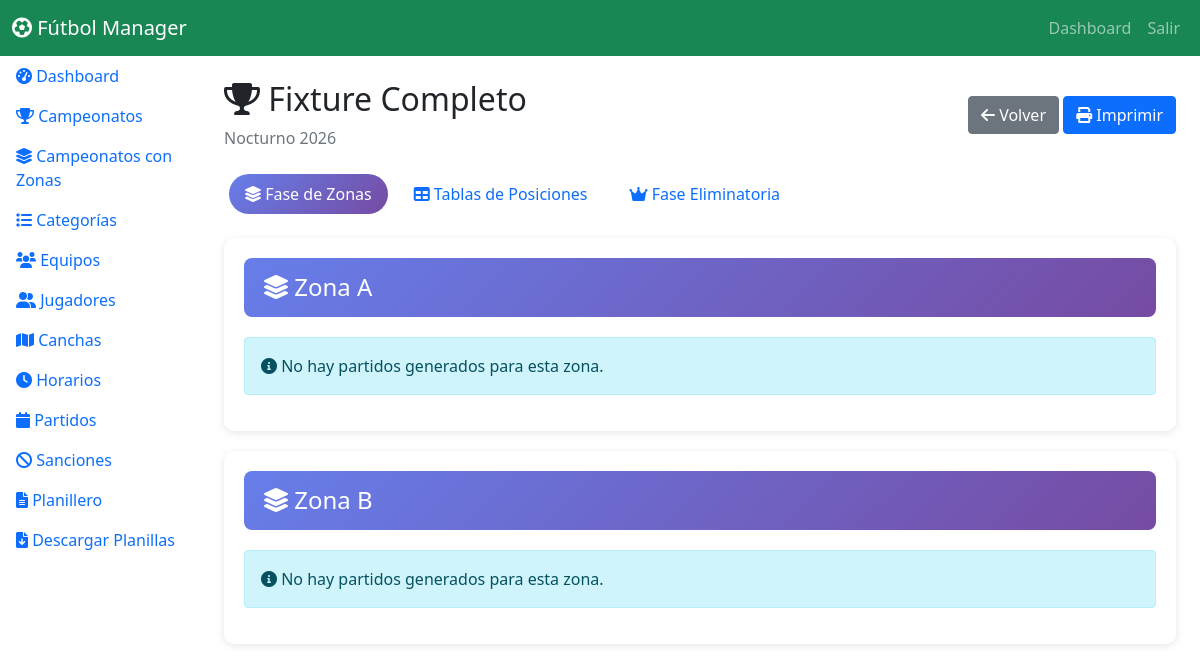
The page /admin/campeonatos_zonas_detalle.php?id=34 (signed in) on the database its author committed.
### tables this page shows
CREATE TABLE `campeonatos_formato` (
  `id` int(11) NOT NULL,
  `campeonato_id` int(11) NOT NULL,
  `tipo_formato` enum('zonas','eliminacion_directa','mixto') NOT NULL DEFAULT 'mixto',
  `cantidad_zonas` int(11) NOT NULL DEFAULT 2,
  `equipos_por_zona` int(11) NOT NULL DEFAULT 3,
  `equipos_clasifican` int(11) NOT NULL DEFAULT 4,
  `tipo_clasificacion` varchar(50) DEFAULT NULL COMMENT '1_primero, 2_primeros, 2_primeros_2_mejores_terceros, etc',
  `tiene_octavos` tinyint(1) DEFAULT 0,
  `tiene_cuartos` tinyint(1) DEFAULT 0,
  `tiene_semifinal` tinyint(1) DEFAULT 1,
  `tiene_tercer_puesto` tinyint(1) DEFAULT 1,
  `activo` tinyint(1) DEFAULT 1,
  `created_at` timestamp NULL DEFAULT current_timestamp(),
  `updated_at` timestamp NULL DEFAULT current_timestamp() ON UPDATE current_timestamp(),
  `categoria_id` int(11) DEFAULT NULL,
  `primeros_clasifican` int(11) NOT NULL DEFAULT 0 COMMENT 'Cantidad de primeros que clasifican (por zona)',
  `segundos_clasifican` int(11) NOT NULL DEFAULT 0 COMMENT 'Cantidad de segundos que clasifican',
  `terceros_clasifican` int(11) NOT NULL DEFAULT 0 COMMENT 'Cantidad de terceros que clasifican',
  `cuartos_clasifican` int(11) NOT NULL DEFAULT 0 COMMENT 'Cantidad de cuartos que clasifican',
  `empates_pendientes` tinyint(1) DEFAULT 0 COMMENT 'Indica si hay empates pendientes de resolución'
);

CREATE TABLE `campeonatos` (
  `id` int(11) NOT NULL,
  `nombre` varchar(100) NOT NULL,
  `descripcion` text DEFAULT NULL,
  `fecha_inicio` date NOT NULL,
  `fecha_fin` date DEFAULT NULL,
  `activo` tinyint(1) DEFAULT 1,
  `es_torneo_nocturno` tinyint(1) DEFAULT 0 COMMENT 'Indica si es un torneo nocturno (por zonas)',
  `tipo_campeonato` enum('largo','zonal') NOT NULL COMMENT 'Tipo de campeonato: largo (Apertura/Clausura) o zonal (Torneo Nocturno, etc.)',
  `created_at` timestamp NULL DEFAULT current_timestamp()
);

CREATE TABLE `zonas` (
  `id` int(11) NOT NULL,
  `formato_id` int(11) NOT NULL,
  `nombre` varchar(50) NOT NULL COMMENT 'Zona A, Zona B, etc',
  `orden` int(11) NOT NULL,
  `activa` tinyint(1) DEFAULT 1
);

### admin/include/desempate_functions.php (called while the page is built, shortened)
<?php
function calcularTablaPosicionesConDesempate($zona_id, $db) {
    $stmt = $db->prepare("
        SELECT
            e.id,
            e.nombre,
            e.logo,
            ez.puntos,
            ez.partidos_jugados,
            ez.partidos_ganados,
            ez.partidos_empatados,
            ez.partidos_perdidos,
            ez.goles_favor,
            ez.goles_contra,
            ez.diferencia_gol,
            COALESCE((
                SELECT
                    SUM(CASE WHEN ep.tipo_evento = 'amarilla' THEN 1 ELSE 0 END) * 1 +
                    SUM(CASE
                        WHEN ep.tipo_evento = 'roja' AND (ep.observaciones LIKE '%doble%amarilla%' OR ep.observaciones LIKE '%doble amarilla%')
                        THEN 3
                        WHEN ep.tipo_evento = 'roja' AND (ep.observaciones NOT LIKE '%doble%amarilla%' OR ep.observaciones IS NULL)
                        THEN 5
                        ELSE 0
                    END)
                FROM eventos_partido ep
                INNER JOIN jugadores j ON ep.jugador_id = j.id
                INNER JOIN partidos p ON ep.partido_id = p.id
                WHERE j.equipo_id = e.id
                AND p.zona_id = :zona_id_fp
                AND p.tipo_torneo = 'zona'
                AND ep.tipo_evento IN ('amarilla', 'roja')
            ), 0) as puntos_fairplay
        FROM equipos e
        INNER JOIN equipos_zonas ez ON e.id = ez.equipo_id
        WHERE ez.zona_id = :zona_id
        ORDER BY ez.posicion
    ");
    $stmt->bindValue(':zona_id', $zona_id, PDO::PARAM_INT);
    $stmt->bindValue(':zona_id_fp', $zona_id, PDO::PARAM_INT);
    $stmt->execute();
    $equipos = $stmt->fetchAll(PDO::FETCH_ASSOC);
    $equipos_ordenados = aplicarCriteriosDesempate($equipos, $zona_id, $db);
    return $equipos_ordenados;
}
function aplicarCriteriosDesempate($equipos, $zona_id, $db) {
    $grupos_por_puntos = [];
    foreach ($equipos as $equipo) {
        $puntos = $equipo['puntos'];
        if (!isset($grupos_por_puntos[$puntos])) {
            $grupos_por_puntos[$puntos] = [];
        }
        $grupos_por_puntos[$puntos][] = $equipo;
    }
    krsort($grupos_por_puntos);
    $resultado_final = [];
    foreach ($grupos_por_puntos as $puntos => $grupo) {
        if (count($grupo) == 1) {
            $resultado_final[] = $grupo[0];
        } else {
            $grupo_desempatado = desempatarGrupo($grupo, $zona_id, $db);
            foreach ($grupo_desempatado as $equipo) {
                $resultado_final[] = $equipo;
            }
        }
    }
    actualizarPosiciones($resultado_final, $zona_id, $db);
    return $resultado_final;
}
function actualizarPosiciones($equipos_ordenados, $zona_id, $db) {
    $stmt_formato = $db->prepare("
        SELECT
            cf.primeros_clasifican,
            cf.segundos_clasifican,
            cf.terceros_clasifican,
            cf.cuartos_clasifican
        FROM campeonatos_formato cf
        INNER JOIN zonas z ON cf.id = z.formato_id
        WHERE z.id = ?
    ");
    $stmt_formato->execute([$zona_id]);
    $formato = $stmt_formato->fetch(PDO::FETCH_ASSOC);
    return $equipos_ordenados;
}

### admin/campeonatos_zonas_detalle.php (the view, shortened to what this page needs)
<?php
require_once __DIR__ . '/../config.php';
require_once __DIR__ . '/includes/desempate_functions.php';
$db = Database::getInstance()->getConnection();
$formato_id = $_GET['id'] ?? null;
$stmt = $db->prepare("
    SELECT cf.*, c.nombre as campeonato_nombre
    FROM campeonatos_formato cf
    JOIN campeonatos c ON cf.campeonato_id = c.id
    WHERE cf.id = ?
");
$stmt->execute([$formato_id]);
$formato = $stmt->fetch();
$stmt = $db->prepare("SELECT * FROM zonas WHERE formato_id = ? ORDER BY orden");
$stmt->execute([$formato_id]);
$zonas = $stmt->fetchAll();
$partidos_por_zona = [];
foreach ($zonas as $zona) {
    $stmt = $db->prepare("
        SELECT pz.*,
               el.nombre as local_nombre, el.logo as local_logo,
               ev.nombre as visitante_nombre, ev.logo as visitante_logo,
               c.nombre as cancha_nombre
        FROM partidos_zona pz
        JOIN equipos el ON pz.equipo_local_id = el.id
        JOIN equipos ev ON pz.equipo_visitante_id = ev.id
        LEFT JOIN canchas c ON pz.cancha_id = c.id
        WHERE pz.zona_id = ?
        ORDER BY pz.fecha_numero, pz.fecha_partido, pz.hora_partido
    ");
    $stmt->execute([$zona['id']]);
    $partidos_por_zona[$zona['id']] = $stmt->fetchAll();
}
$tablas_por_zona = [];
foreach ($zonas as $zona) {
    $tablas_por_zona[$zona['id']] = calcularTablaPosicionesConDesempate($zona['id'], $db);
}
?>
<!DOCTYPE html>
<html lang="es">
<head>
    <link href="https://cdnjs.cloudflare.com/ajax/libs/bootstrap/5.1.3/css/bootstrap.min.css" rel="stylesheet">
    <link href="https://cdnjs.cloudflare.com/ajax/libs/font-awesome/6.0.0/css/all.min.css" rel="stylesheet">
    <link href="<?php echo SITE_URL; ?>assets/css/style.css" rel="stylesheet">
</head>
<body>
    <nav class="navbar navbar-expand-lg navbar-dark bg-success">
        <div class="container-fluid">
            <a class="navbar-brand" href="<?php echo SITE_URL; ?>">
                <i class="fas fa-futbol"></i> Fútbol Manager
            </a>
            <div class="navbar-nav ms-auto">
                <a class="nav-link" href="dashboard.php">Dashboard</a>
                <a class="nav-link" href="<?php echo SITE_URL; ?>logout.php">Salir</a>
            </div>
        </div>
    </nav>
    <div class="container-fluid">
        <div class="row">
            <div class="col-md-3 col-lg-2 p-0">
                <?php include __DIR__ . '/include/sidebar.php'; ?>
            </div>
            <div class="col-md-9 col-lg-10 p-4">
                <div class="d-flex justify-content-between align-items-center mb-4">
                    <div>
                        <h2><i class="fas fa-trophy"></i> Fixture Completo</h2>
                        <p class="text-muted mb-0"><?php echo htmlspecialchars($formato['campeonato_nombre']); ?></p>
                    </div>
                    <div>
                        <a href="campeonatos_zonas.php" class="btn btn-secondary">
                            <i class="fas fa-arrow-left"></i> Volver
                        </a>
                        <button class="btn btn-primary" onclick="window.print()">
                            <i class="fas fa-print"></i> Imprimir
                        </button>
                    </div>
                </div>
                <ul class="nav nav-pills mb-4" id="fixtureTabs" role="tablist">
                    <li class="nav-item" role="presentation">
                        <button class="nav-link active" id="zonas-tab" data-bs-toggle="pill"
                                data-bs-target="#zonas" type="button">
                            <i class="fas fa-layer-group"></i> Fase de Zonas
                        </button>
                    </li>
                    <li class="nav-item" role="presentation">
                        <button class="nav-link" id="tablas-tab" data-bs-toggle="pill"
                                data-bs-target="#tablas" type="button">
                            <i class="fas fa-table"></i> Tablas de Posiciones
                        </button>
                    </li>
                    <li class="nav-item" role="presentation">
                        <button class="nav-link" id="eliminatorias-tab" data-bs-toggle="pill"
                                data-bs-target="#eliminatorias" type="button">
                            <i class="fas fa-crown"></i> Fase Eliminatoria
                        </button>
                    </li>
                </ul>
                <div class="tab-content" id="fixtureTabContent">
                    <div class="tab-pane fade show active" id="zonas">
                        <?php foreach ($zonas as $zona): ?>
                        <div class="zona-section">
                            <div class="zona-header">
                                <h4 class="mb-0">
                                    <i class="fas fa-layer-group"></i> <?php echo htmlspecialchars($zona['nombre']); ?>
                                </h4>
                            </div>
                            <?php if (empty($partidos_por_zona[$zona['id']])): ?>
                            <div class="alert alert-info">
                                <i class="fas fa-info-circle"></i> No hay partidos generados para esta zona.
                            </div>
                            <?php endif; ?>
                        </div>
                        <?php endforeach; ?>
                    </div>
                </div>
            </div>
        </div>
    </div>
</body>
</html>

### admin/campeonatos_zonas_detalle.php (style rules this page uses)
.nav-pills .nav-link { border-radius: 20px; margin: 0 5px; }
.nav-pills .nav-link.active { background: linear-gradient(135deg, #667eea 0%, #764ba2 100%); }
.zona-section { background: white; border-radius: 10px; padding: 20px; margin-bottom: 20px; box-shadow: 0 2px 8px rgba(0,0,0,0.1); }
.zona-header { background: linear-gradient(135deg, #667eea 0%, #764ba2 100%); color: white; padding: 15px 20px; border-radius: 8px; margin-bottom: 20px; }

### rows shown on the page
campeonatos_formato: campeonato.nombre "Nocturno 2026"
zonas: nombre "Zona A", shows "No hay partidos generados para esta zona."
zonas: nombre "Zona B", shows "No hay partidos generados para esta zona."
